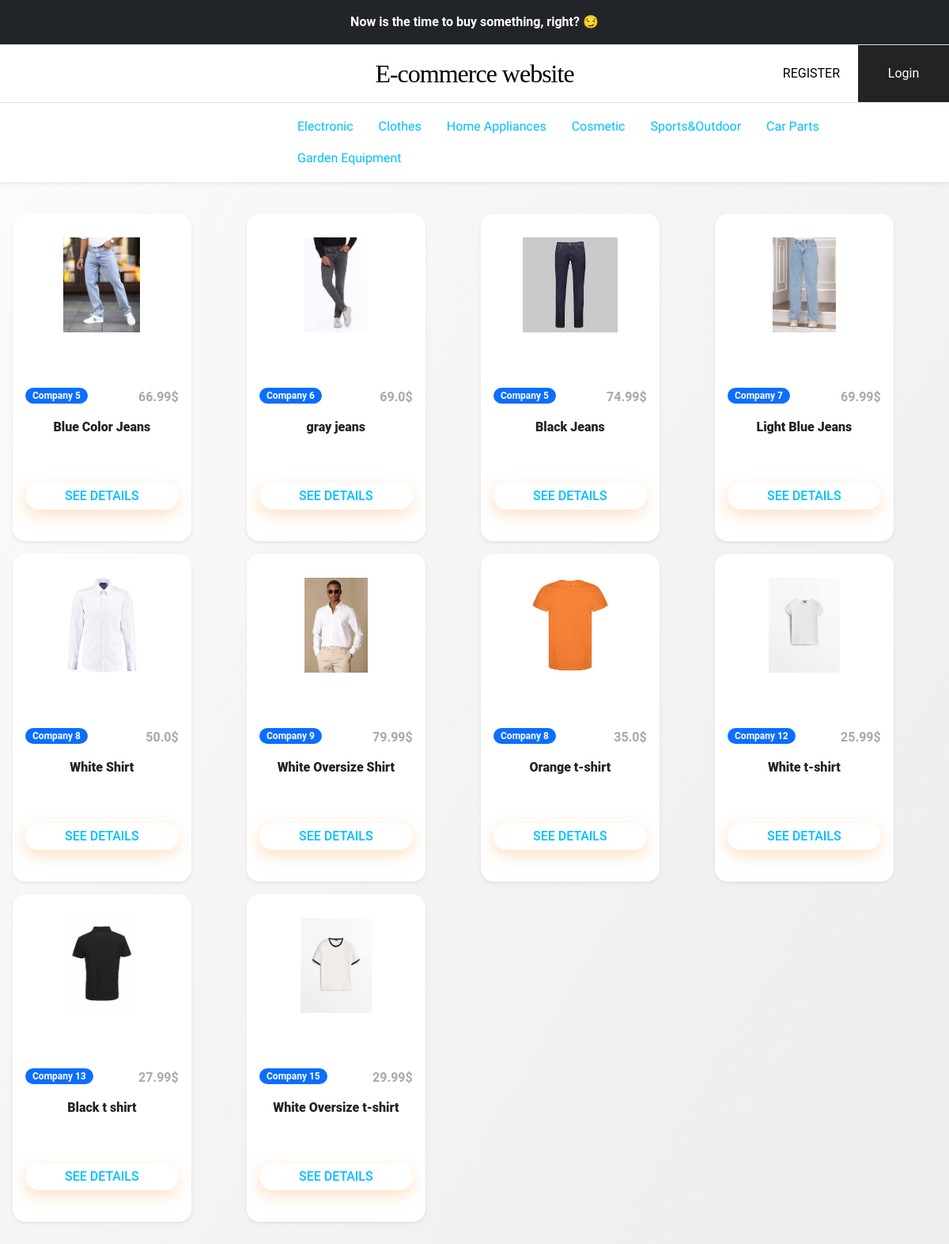
Page /clothes/ on the committed database.
### ecommerceapp/models.py (models this page shows, shortened)
class ProductsOnSale(models.Model):
    companyname = models.CharField(max_length=50)
    productType = models.CharField(max_length=30)
    productName = models.CharField(max_length=100)
    productPrice = models.FloatField()
    productdescription = models.CharField(max_length=800)
    creationDate = models.DateTimeField(auto_now_add= True)
    product_image = models.FileField(blank=True)

### ecommerceapp/views.py (the view)
# urls.py: path('clothes/', views.clothes_page, name="clothes"),
def clothes_page(request):
    clothes_items = models.ProductsOnSale.objects.filter(Q(productType="Clothes")).all()
    clothes_items_dict={"clothes_items": clothes_items}
    return render(request,'ecommerceapp/clothes.html', context=clothes_items_dict)

### ecommerceapp/templates/ecommerceapp/clothes.html (shortened to what this page needs)
{% extends "base.html" %}
{% block content %}
<main>
    <div class="container-fluid bg-transparent my-4 p-3" >
        <div class="row row-cols-1 row-cols-sm-2 row-cols-md-4 g-3">
            {% for item in clothes_items %}
            <div class="col">
                <div class="card h-100 shadow-sm">
                    <figure class="mb-4">
                        <img src="{{item.product_image.url}}" class="card-img-top" alt="...">
                    </figure>
                    <div class="card-body">
                        <div class="clearfix mb-3">
                            <span class="float-start badge rounded-pill bg-primary">{{item.companyname}}</span>
                            <span class="float-end price-hp">{{item.productPrice}}&dollar;</span>
                        </div>
                        <h5 class="card-title text-center">{{item.productName}}</h5>
                        <div class="text-center my-4">
                            <a href="/detail/{{item.pk}}" class="btn btn-warning">See Details</a>
                        </div>
                    </div>
                </div>
            </div>
            {% endfor %}
        </div>
    </div>
</main>
{% endblock %}

### templates/base.html (style rules this page uses)
a:link { color: deepskyblue; background-color: transparent; text-decoration: none; }
.badge { padding-left: 9px; padding-right: 9px; -webkit-border-radius: 9px; -moz-border-radius: 9px; border-radius: 9px; }

### ecommerceapp/templates/ecommerceapp/clothes.html (style rules this page uses)
.card { display:inline-block; }
:root { --font1: 'Heebo', sans-serif;--font2: 'Fira Sans Extra Condensed', sans-serif;--font3: 'Roboto', sans-serif }
body { font-family: var(--font3);background-image: linear-gradient(120deg, #fdfbfb 0%, #ebedee 100%) }
.container-fluid { max-width: 1400px; }
.card { background: #fff;box-shadow: 0 6px 10px rgba(0, 0, 0, .08), 0 0 6px rgba(0, 0, 0, .05);transition: .3s transform cubic-bezier(.155, 1.105, .295, 1.12), .3s box-shadow, .3s -webkit-transform cubic-bezier(.155, 1.105, .295, 1.12);border: 0;border-radius: 1rem }
.card-img, .card-img-top { border-top-left-radius: calc(1rem - 1px);border-top-right-radius: calc(1rem - 1px) }
.card h5 { overflow: hidden;height: 56px;font-weight: 900;font-size: 1rem }
.card-img-top { width: 100%;max-height: 180px;object-fit: contain;padding: 30px }
.btn { font-size: 1rem;font-weight: 500;text-transform: uppercase;padding: 5px 50px 5px 50px }
.btn-warning { background: none #f7810a;color: #ffffff;fill: #ffffff;border: none;text-decoration: none;outline: 0;box-shadow: -1px 6px 19px rgba(247, 129, 10, 0.25);border-radius: 100px }
.price-hp { font-size: 1rem;font-weight: 600;color: darkgray }

### rows in the picture
ProductsOnSale: product_image (picture), companyname "Company 5", productPrice "66.99", productName "Blue Color Jeans"
ProductsOnSale: product_image (picture), companyname "Company 6", productPrice "69.0", productName "gray jeans"
ProductsOnSale: product_image (picture), companyname "Company 5", productPrice "74.99", productName "Black Jeans"
ProductsOnSale: product_image (picture), companyname "Company 7", productPrice "69.99", productName "Light Blue Jeans"
ProductsOnSale: product_image (picture), companyname "Company 8", productPrice "50.0", productName "White Shirt"
ProductsOnSale: product_image (picture), companyname "Company 9", productPrice "79.99", productName "White Oversize Shirt"
ProductsOnSale: product_image (picture), companyname "Company 8", productPrice "35.0", productName "Orange t-shirt"
ProductsOnSale: product_image (picture), companyname "Company 12", productPrice "25.99", productName "White t-shirt"
ProductsOnSale: product_image (picture), companyname "Company 13", productPrice "27.99", productName "Black t shirt"
ProductsOnSale: product_image (picture), companyname "Company 15", productPrice "29.99", productName "White Oversize t-shirt"
